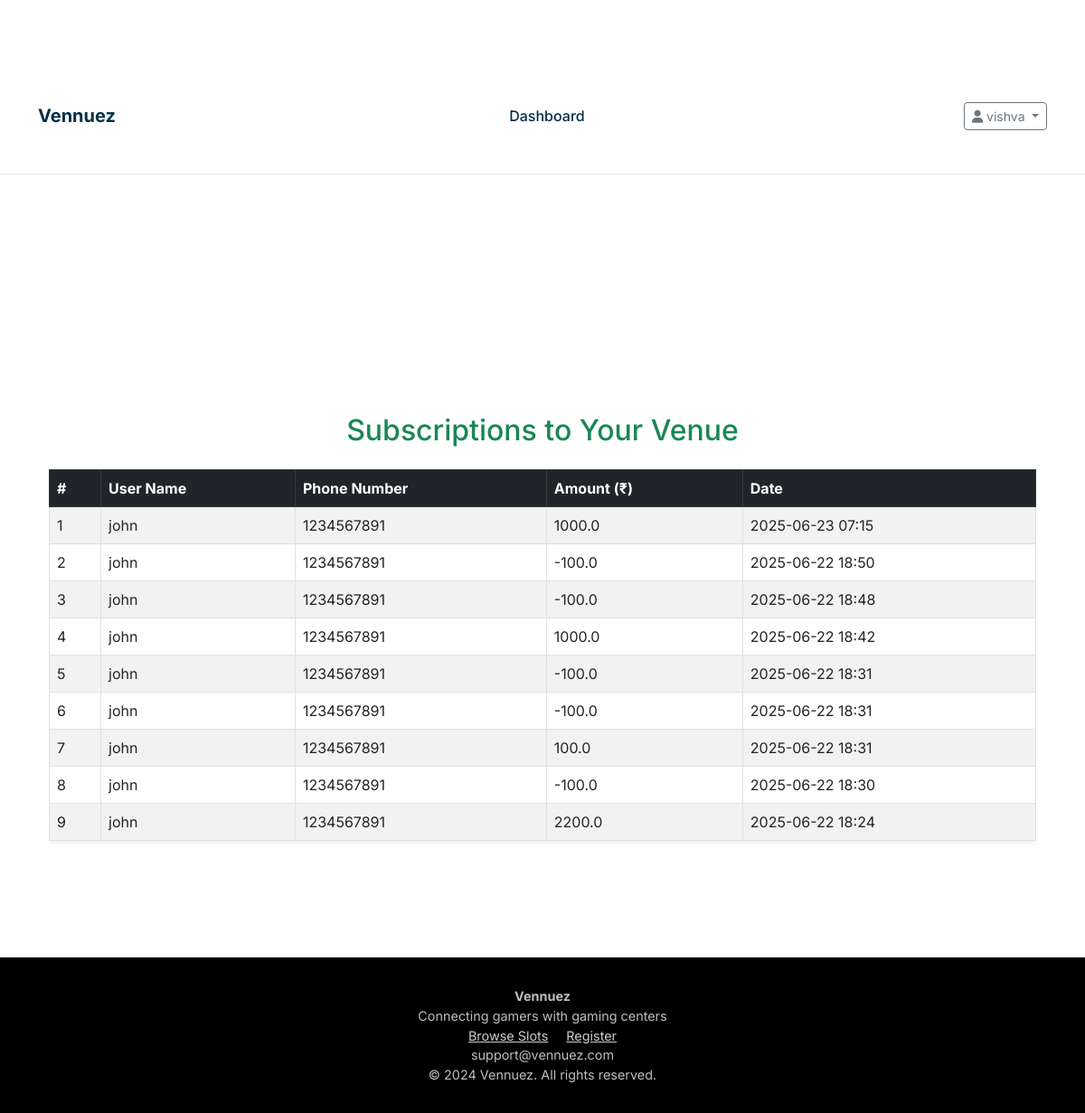
The app's page /owner/subscription_history (signed in), older data.
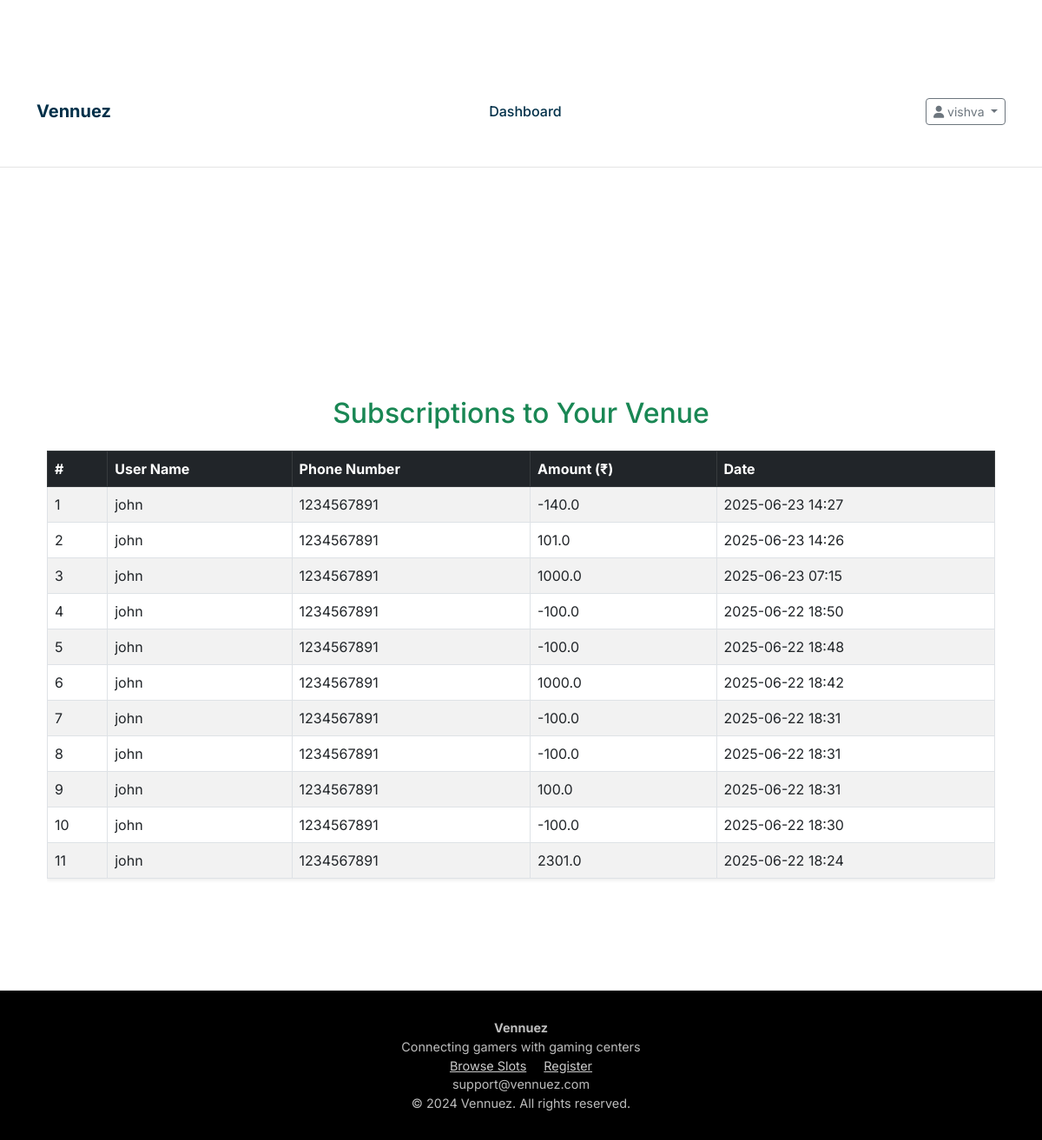
The same page, newer data.
### models.py (models this page shows, shortened)
class User(UserMixin, db.Model):
    __tablename__ = 'users'
    id = db.Column(db.Integer, primary_key=True)
    username = db.Column(db.String(80), unique=True, nullable=False)
    email = db.Column(db.String(120), unique=True, nullable=True)
    phone = db.Column(db.String(20), nullable=False , unique = True)
    password_hash = db.Column(db.String(256), nullable=False)
    full_name = db.Column(db.String(120), nullable=True)
    age = db.Column(db.Integer, nullable=True)
    created_at = db.Column(db.DateTime, default=datetime.utcnow)
    total_spent = db.Column(db.Float, default=0.0)
    bookings = db.relationship('TimeSlot', backref='user', lazy=True, foreign_keys='TimeSlot.user_id')
    coin_balances = db.relationship('UserCoinBalance', backref='user', lazy=True)
    subscriptions = db.relationship("Subscription", back_populates="user", cascade="all, delete")

class Subscription(db.Model):
    __tablename__ = "subscription"
    id = db.Column(db.Integer, primary_key=True)
    amount = db.Column(db.Float, nullable=False)
    user_id = db.Column(db.Integer, db.ForeignKey('users.id'), nullable=False)
    owner_id = db.Column(db.Integer, db.ForeignKey('owners.id'), nullable=False)
    created_at = db.Column(db.DateTime, default=datetime.utcnow)
    user = db.relationship("User", back_populates="subscriptions")
    owner = db.relationship("Owner", back_populates="subscriptions")

### routes.py (the view)
@app.route('/owner/subscription_history')
@login_required
def owner_subscription_history():
    owner_id = current_user.id
    subscriptions = Subscription.query.filter_by(owner_id=owner_id).order_by(Subscription.created_at.desc()).all()
    detailed_subs = []
    for sub in subscriptions:
        user = User.query.get(sub.user_id)
        detailed_subs.append({
            "user_name": user.username,
            "user_phone": user.phone,
            "amount": sub.amount,
            "created_at": sub.created_at
        })
    return render_template("owner_subscription_history.html", subscriptions=detailed_subs)

### app.py (called while the page is built)
@login_manager.user_loader
def load_user(user_id):
    from models import Owner, User
    from flask import session
    user_type = session.get('user_type')
    if user_type == 'owner':
        return Owner.query.get(int(user_id))
    elif user_type == 'user':
        return User.query.get(int(user_id))
    return None

### templates/owner_subscription_history.html (shortened to what this page needs)
{% extends "base.html" %}
{% block content %}
<div class="container mt-5">
    <h2 class="text-center mb-4 text-success">Subscriptions to Your Venue</h2>
    {% if subscriptions %}
    <div class="table-responsive">
        <table class="table table-bordered table-striped shadow-sm">
            <thead class="table-dark">
                <tr>
                    <th>#</th>
                    <th>User Name</th>
                    <th>Phone Number</th>
                    <th>Amount (₹)</th>
                    <th>Date</th>
                </tr>
            </thead>
            <tbody>
                {% for sub in subscriptions %}
                <tr>
                    <td>{{ loop.index }}</td>
                    <td>{{ sub.user_name }}</td>
                    <td>{{ sub.user_phone }}</td>
                    <td>{{ sub.amount }}</td>
                    <td>{{ sub.created_at.strftime('%Y-%m-%d %H:%M') }}</td>
                </tr>
                {% endfor %}
            </tbody>
        </table>
    </div>
    {% else %}
    <p class="text-center text-muted">No one has subscribed to your venue yet.</p>
    {% endif %}
</div>
{% endblock %}

Row changes from the older to the newer data that the page shows:
added Subscription: amount "-140.0", created_at "2025-06-23 14:27"
added Subscription: amount "101.0", created_at "2025-06-23 14:26"
Text that changed along with them:
new list line: "1"
new list line: "john 1234567891"
new list line: "2"
new list line: "11"
new list line: "2301.0 2025-06-22 18:24"
list line gone: "9"
list line gone: "john 1234567891"
list line gone: "2200.0 2025-06-22 18:24"
